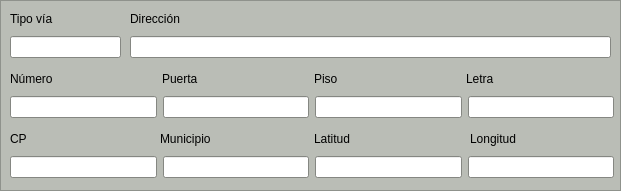
  <widget class="QFrame" name="frame_2">
   <property name="geometry">
    <rect>
     <x>10</x>
     <y>80</y>
     <width>621</width>
     <height>191</height>
    </rect>
   </property>
   <property name="palette">
    <palette>
     <active>
      <colorrole role="WindowText">
       <brush brushstyle="SolidPattern">
        <color alpha="255">
         <red>0</red>
         <green>0</green>
         <blue>0</blue>
        </color>
       </brush>
      </colorrole>
      <colorrole role="Button">
       <brush brushstyle="SolidPattern">
        <color alpha="255">
         <red>186</red>
         <green>189</green>
         <blue>182</blue>
        </color>
       </brush>
      </colorrole>
      <colorrole role="Light">
       <brush brushstyle="SolidPattern">
        <color alpha="255">
         <red>255</red>
         <green>255</green>
         <blue>255</blue>
        </color>
       </brush>
      </colorrole>
      <colorrole role="Midlight">
       <brush brushstyle="SolidPattern">
        <color alpha="255">
         <red>220</red>
         <green>222</green>
         <blue>218</blue>
        </color>
       </brush>
      </colorrole>
      <colorrole role="Dark">
       <brush brushstyle="SolidPattern">
        <color alpha="255">
         <red>93</red>
         <green>94</green>
         <blue>91</blue>
        </color>
       </brush>
      </colorrole>
      <colorrole role="Mid">
       <brush brushstyle="SolidPattern">
        <color alpha="255">
         <red>124</red>
         <green>126</green>
         <blue>121</blue>
        </color>
       </brush>
      </colorrole>
      <colorrole role="Text">
       <brush brushstyle="SolidPattern">
        <color alpha="255">
         <red>0</red>
         <green>0</green>
         <blue>0</blue>
        </color>
       </brush>
      </colorrole>
      <colorrole role="BrightText">
       <brush brushstyle="SolidPattern">
        <color alpha="255">
         <red>255</red>
         <green>255</green>
         <blue>255</blue>
        </color>
       </brush>
      </colorrole>
      <colorrole role="ButtonText">
       <brush brushstyle="SolidPattern">
        <color alpha="255">
         <red>0</red>
         <green>0</green>
         <blue>0</blue>
        </color>
       </brush>
      </colorrole>
      <colorrole role="Base">
       <brush brushstyle="SolidPattern">
        <color alpha="255">
         <red>255</red>
         <green>255</green>
         <blue>255</blue>
        </color>
       </brush>
      </colorrole>
      <colorrole role="Window">
       <brush brushstyle="SolidPattern">
        <color alpha="255">
         <red>186</red>
         <green>189</green>
         <blue>182</blue>
        </color>
       </brush>
      </colorrole>
      <colorrole role="Shadow">
       <brush brushstyle="SolidPattern">
        <color alpha="255">
         <red>0</red>
         <green>0</green>
         <blue>0</blue>
        </color>
       </brush>
      </colorrole>
      <colorrole role="AlternateBase">
       <brush brushstyle="SolidPattern">
        <color alpha="255">
         <red>220</red>
         <green>222</green>
         <blue>218</blue>
        </color>
       </brush>
      </colorrole>
      <colorrole role="ToolTipBase">
       <brush brushstyle="SolidPattern">
        <color alpha="255">
         <red>255</red>
         <green>255</green>
         <blue>220</blue>
        </color>
       </brush>
      </colorrole>
      <colorrole role="ToolTipText">
       <brush brushstyle="SolidPattern">
        <color alpha="255">
         <red>0</red>
         <green>0</green>
         <blue>0</blue>
        </color>
       </brush>
      </colorrole>
     </active>
     <inactive>
      <colorrole role="WindowText">
       <brush brushstyle="SolidPattern">
        <color alpha="255">
         <red>0</red>
         <green>0</green>
         <blue>0</blue>
        </color>
       </brush>
      </colorrole>
      <colorrole role="Button">
       <brush brushstyle="SolidPattern">
        <color alpha="255">
         <red>186</red>
         <green>189</green>
         <blue>182</blue>
        </color>
       </brush>
      </colorrole>
      <colorrole role="Light">
       <brush brushstyle="SolidPattern">
        <color alpha="255">
         <red>255</red>
         <green>255</green>
         <blue>255</blue>
        </color>
       </brush>
      </colorrole>
      <colorrole role="Midlight">
       <brush brushstyle="SolidPattern">
        <color alpha="255">
         <red>220</red>
         <green>222</green>
         <blue>218</blue>
        </color>
       </brush>
      </colorrole>
      <colorrole role="Dark">
       <brush brushstyle="SolidPattern">
        <color alpha="255">
         <red>93</red>
         <green>94</green>
         <blue>91</blue>
        </color>
       </brush>
      </colorrole>
      <colorrole role="Mid">
       <brush brushstyle="SolidPattern">
        <color alpha="255">
         <red>124</red>
         <green>126</green>
         <blue>121</blue>
        </color>
       </brush>
      </colorrole>
      <colorrole role="Text">
       <brush brushstyle="SolidPattern">
        <color alpha="255">
         <red>0</red>
         <green>0</green>
         <blue>0</blue>
        </color>
       </brush>
      </colorrole>
      <colorrole role="BrightText">
       <brush brushstyle="SolidPattern">
        <color alpha="255">
         <red>255</red>
         <green>255</green>
         <blue>255</blue>
        </color>
       </brush>
      </colorrole>
      <colorrole role="ButtonText">
       <brush brushstyle="SolidPattern">
        <color alpha="255">
         <red>0</red>
         <green>0</green>
         <blue>0</blue>
        </color>
       </brush>
      </colorrole>
      <colorrole role="Base">
       <brush brushstyle="SolidPattern">
        <color alpha="255">
         <red>255</red>
         <green>255</green>
         <blue>255</blue>
        </color>
       </brush>
      </colorrole>
      <colorrole role="Window">
       <brush brushstyle="SolidPattern">
        <color alpha="255">
         <red>186</red>
         <green>189</green>
         <blue>182</blue>
        </color>
       </brush>
      </colorrole>
      <colorrole role="Shadow">
       <brush brushstyle="SolidPattern">
        <color alpha="255">
         <red>0</red>
         <green>0</green>
         <blue>0</blue>
        </color>
       </brush>
      </colorrole>
      <colorrole role="AlternateBase">
       <brush brushstyle="SolidPattern">
        <color alpha="255">
         <red>220</red>
         <green>222</green>
         <blue>218</blue>
        </color>
       </brush>
      </colorrole>
      <colorrole role="ToolTipBase">
       <brush brushstyle="SolidPattern">
        <color alpha="255">
         <red>255</red>
         <green>255</green>
         <blue>220</blue>
        </color>
       </brush>
      </colorrole>
      <colorrole role="ToolTipText">
       <brush brushstyle="SolidPattern">
        <color alpha="255">
         <red>0</red>
         <green>0</green>
         <blue>0</blue>
        </color>
       </brush>
      </colorrole>
     </inactive>
     <disabled>
      <colorrole role="WindowText">
       <brush brushstyle="SolidPattern">
        <color alpha="255">
         <red>93</red>
         <green>94</green>
         <blue>91</blue>
        </color>
       </brush>
      </colorrole>
      <colorrole role="Button">
       <brush brushstyle="SolidPattern">
        <color alpha="255">
         <red>186</red>
         <green>189</green>
         <blue>182</blue>
        </color>
       </brush>
      </colorrole>
      <colorrole role="Light">
       <brush brushstyle="SolidPattern">
        <color alpha="255">
         <red>255</red>
         <green>255</green>
         <blue>255</blue>
        </color>
       </brush>
      </colorrole>
      <colorrole role="Midlight">
       <brush brushstyle="SolidPattern">
        <color alpha="255">
         <red>220</red>
         <green>222</green>
         <blue>218</blue>
        </color>
       </brush>
      </colorrole>
      <colorrole role="Dark">
       <brush brushstyle="SolidPattern">
        <color alpha="255">
         <red>93</red>
         <green>94</green>
         <blue>91</blue>
        </color>
       </brush>
      </colorrole>
      <colorrole role="Mid">
       <brush brushstyle="SolidPattern">
        <color alpha="255">
         <red>124</red>
         <green>126</green>
         <blue>121</blue>
        </color>
       </brush>
      </colorrole>
      <colorrole role="Text">
       <brush brushstyle="SolidPattern">
        <color alpha="255">
         <red>93</red>
         <green>94</green>
         <blue>91</blue>
        </color>
       </brush>
      </colorrole>
      <colorrole role="BrightText">
       <brush brushstyle="SolidPattern">
        <color alpha="255">
         <red>255</red>
         <green>255</green>
         <blue>255</blue>
        </color>
       </brush>
      </colorrole>
      <colorrole role="ButtonText">
       <brush brushstyle="SolidPattern">
        <color alpha="255">
         <red>93</red>
         <green>94</green>
         <blue>91</blue>
        </color>
       </brush>
      </colorrole>
      <colorrole role="Base">
       <brush brushstyle="SolidPattern">
        <color alpha="255">
         <red>186</red>
         <green>189</green>
         <blue>182</blue>
        </color>
       </brush>
      </colorrole>
      <colorrole role="Window">
       <brush brushstyle="SolidPattern">
        <color alpha="255">
         <red>186</red>
         <green>189</green>
         <blue>182</blue>
        </color>
       </brush>
      </colorrole>
      <colorrole role="Shadow">
       <brush brushstyle="SolidPattern">
        <color alpha="255">
         <red>0</red>
         <green>0</green>
         <blue>0</blue>
        </color>
       </brush>
      </colorrole>
      <colorrole role="AlternateBase">
       <brush brushstyle="SolidPattern">
        <color alpha="255">
         <red>186</red>
         <green>189</green>
         <blue>182</blue>
        </color>
       </brush>
      </colorrole>
      <colorrole role="ToolTipBase">
       <brush brushstyle="SolidPattern">
        <color alpha="255">
         <red>255</red>
         <green>255</green>
         <blue>220</blue>
        </color>
       </brush>
      </colorrole>
      <colorrole role="ToolTipText">
       <brush brushstyle="SolidPattern">
        <color alpha="255">
         <red>0</red>
         <green>0</green>
         <blue>0</blue>
        </color>
       </brush>
      </colorrole>
     </disabled>
    </palette>
   </property>
   <property name="frameShape">
    <enum>QFrame::StyledPanel</enum>
   </property>
   <property name="frameShadow">
    <enum>QFrame::Raised</enum>
   </property>
   <widget class="QLabel" name="label_8">
    <property name="geometry">
     <rect>
      <x>314</x>
      <y>70</y>
      <width>29</width>
      <height>17</height>
     </rect>
    </property>
    <property name="text">
     <string>Piso</string>
    </property>
   </widget>
   <widget class="QLabel" name="label_9">
    <property name="geometry">
     <rect>
      <x>10</x>
      <y>130</y>
      <width>56</width>
      <height>17</height>
     </rect>
    </property>
    <property name="text">
     <string>CP</string>
    </property>
   </widget>
   <widget class="QLabel" name="label_10">
    <property name="geometry">
     <rect>
      <x>160</x>
      <y>130</y>
      <width>71</width>
      <height>17</height>
     </rect>
    </property>
    <property name="text">
     <string>Municipio</string>
    </property>
   </widget>
   <widget class="QLabel" name="label_17">
    <property name="geometry">
     <rect>
      <x>314</x>
      <y>130</y>
      <width>71</width>
      <height>17</height>
     </rect>
    </property>
    <property name="text">
     <string>Latitud</string>
    </property>
   </widget>
   <widget class="QLabel" name="label_18">
    <property name="geometry">
     <rect>
      <x>470</x>
      <y>130</y>
      <width>71</width>
      <height>17</height>
     </rect>
    </property>
    <property name="text">
     <string>Longitud</string>
    </property>
   </widget>
   <widget class="QLabel" name="label_3">
    <property name="geometry">
     <rect>
      <x>10</x>
      <y>10</y>
      <width>53</width>
      <height>17</height>
     </rect>
    </property>
    <property name="text">
     <string>Tipo vía</string>
    </property>
   </widget>
   <widget class="QLabel" name="label_5">
    <property name="geometry">
     <rect>
      <x>130</x>
      <y>10</y>
      <width>64</width>
      <height>17</height>
     </rect>
    </property>
    <property name="text">
     <string>Dirección</string>
    </property>
   </widget>
   <widget class="QLabel" name="label_4">
    <property name="geometry">
     <rect>
      <x>10</x>
      <y>70</y>
      <width>56</width>
      <height>17</height>
     </rect>
    </property>
    <property name="text">
     <string>Número</string>
    </property>
   </widget>
   <widget class="QLabel" name="label_6">
    <property name="geometry">
     <rect>
      <x>466</x>
      <y>70</y>
      <width>36</width>
      <height>17</height>
     </rect>
    </property>
    <property name="text">
     <string>Letra</string>
    </property>
   </widget>
   <widget class="QLabel" name="label_7">
    <property name="geometry">
     <rect>
      <x>162</x>
      <y>70</y>
      <width>46</width>
      <height>17</height>
     </rect>
    </property>
    <property name="text">
     <string>Puerta</string>
    </property>
   </widget>
   <widget class="QWidget" name="layoutWidget">
    <property name="geometry">
     <rect>
      <x>10</x>
      <y>150</y>
      <width>604</width>
      <height>34</height>
     </rect>
    </property>
    <layout class="QHBoxLayout" name="horizontalLayout_8">
     <item>
      <widget class="QLineEdit" name="lineEdit_cp">
       <property name="readOnly">
        <bool>true</bool>
       </property>
      </widget>
     </item>
     <item>
      <widget class="QLineEdit" name="lineEdit_municipio">
       <property name="readOnly">
        <bool>true</bool>
       </property>
      </widget>
     </item>
     <item>
      <widget class="QLineEdit" name="lineEdit_latitud">
       <property name="readOnly">
        <bool>true</bool>
       </property>
      </widget>
     </item>
     <item>
      <widget class="QLineEdit" name="lineEdit_longitud">
       <property name="readOnly">
        <bool>true</bool>
       </property>
      </widget>
     </item>
    </layout>
   </widget>
   <widget class="QWidget" name="layoutWidget">
    <property name="geometry">
     <rect>
      <x>10</x>
      <y>90</y>
      <width>604</width>
      <height>34</height>
     </rect>
    </property>
    <layout class="QHBoxLayout" name="horizontalLayout_9">
     <item>
      <widget class="QLineEdit" name="lineEdit_numero">
       <property name="readOnly">
        <bool>true</bool>
       </property>
      </widget>
     </item>
     <item>
      <widget class="QLineEdit" name="lineEdit_puerta">
       <property name="readOnly">
        <bool>true</bool>
       </property>
      </widget>
     </item>
     <item>
      <widget class="QLineEdit" name="lineEdit_piso">
       <property name="readOnly">
        <bool>true</bool>
       </property>
      </widget>
     </item>
     <item>
      <widget class="QLineEdit" name="lineEdit_letra">
       <property name="readOnly">
        <bool>true</bool>
       </property>
      </widget>
     </item>
    </layout>
   </widget>
   <widget class="QWidget" name="horizontalLayoutWidget">
    <property name="geometry">
     <rect>
      <x>130</x>
      <y>30</y>
      <width>481</width>
      <height>34</height>
     </rect>
    </property>
    <layout class="QHBoxLayout" name="horizontalLayout_10">
     <item>
      <widget class="QLineEdit" name="lineEdit_direccion">
       <property name="readOnly">
        <bool>true</bool>
       </property>
      </widget>
     </item>
    </layout>
   </widget>
   <widget class="QWidget" name="horizontalLayoutWidget_2">
    <property name="geometry">
     <rect>
      <x>10</x>
      <y>30</y>
      <width>111</width>
      <height>34</height>
     </rect>
    </property>
    <layout class="QHBoxLayout" name="horizontalLayout_11">
     <item>
      <widget class="QLineEdit" name="lineEdit_via">
       <property name="readOnly">
        <bool>true</bool>
       </property>
      </widget>
     </item>
    </layout>
   </widget>
  </widget>
